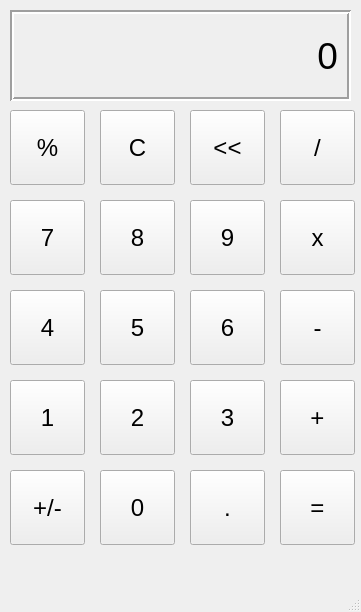
<?xml version="1.0" encoding="UTF-8"?>
<ui version="4.0">
 <class>MainWindow</class>
 <widget class="QMainWindow" name="MainWindow">
  <property name="geometry">
   <rect>
    <x>0</x>
    <y>0</y>
    <width>361</width>
    <height>612</height>
   </rect>
  </property>
  <property name="windowTitle">
   <string>Calculator</string>
  </property>
  <widget class="QWidget" name="centralwidget">
   <widget class="QLabel" name="outputlabel">
    <property name="geometry">
     <rect>
      <x>10</x>
      <y>10</y>
      <width>341</width>
      <height>91</height>
     </rect>
    </property>
    <property name="font">
     <font>
      <pointsize>28</pointsize>
     </font>
    </property>
    <property name="frameShape">
     <enum>QFrame::Box</enum>
    </property>
    <property name="frameShadow">
     <enum>QFrame::Sunken</enum>
    </property>
    <property name="lineWidth">
     <number>2</number>
    </property>
    <property name="text">
     <string>0</string>
    </property>
    <property name="alignment">
     <set>Qt::AlignRight|Qt::AlignTrailing|Qt::AlignVCenter</set>
    </property>
    <property name="margin">
     <number>10</number>
    </property>
   </widget>
   <widget class="QPushButton" name="percent_button">
    <property name="geometry">
     <rect>
      <x>10</x>
      <y>110</y>
      <width>75</width>
      <height>75</height>
     </rect>
    </property>
    <property name="font">
     <font>
      <pointsize>18</pointsize>
     </font>
    </property>
    <property name="text">
     <string>%</string>
    </property>
   </widget>
   <widget class="QPushButton" name="clear_button">
    <property name="geometry">
     <rect>
      <x>100</x>
      <y>110</y>
      <width>75</width>
      <height>75</height>
     </rect>
    </property>
    <property name="font">
     <font>
      <pointsize>18</pointsize>
     </font>
    </property>
    <property name="text">
     <string>C</string>
    </property>
   </widget>
   <widget class="QPushButton" name="arrow_button">
    <property name="geometry">
     <rect>
      <x>190</x>
      <y>110</y>
      <width>75</width>
      <height>75</height>
     </rect>
    </property>
    <property name="font">
     <font>
      <pointsize>18</pointsize>
     </font>
    </property>
    <property name="text">
     <string>&lt;&lt;</string>
    </property>
   </widget>
   <widget class="QPushButton" name="divide_button">
    <property name="geometry">
     <rect>
      <x>280</x>
      <y>110</y>
      <width>75</width>
      <height>75</height>
     </rect>
    </property>
    <property name="font">
     <font>
      <pointsize>18</pointsize>
     </font>
    </property>
    <property name="text">
     <string>/</string>
    </property>
   </widget>
   <widget class="QPushButton" name="nine_button">
    <property name="geometry">
     <rect>
      <x>190</x>
      <y>200</y>
      <width>75</width>
      <height>75</height>
     </rect>
    </property>
    <property name="font">
     <font>
      <pointsize>18</pointsize>
     </font>
    </property>
    <property name="text">
     <string>9</string>
    </property>
   </widget>
   <widget class="QPushButton" name="eight_button">
    <property name="geometry">
     <rect>
      <x>100</x>
      <y>200</y>
      <width>75</width>
      <height>75</height>
     </rect>
    </property>
    <property name="font">
     <font>
      <pointsize>18</pointsize>
     </font>
    </property>
    <property name="text">
     <string>8</string>
    </property>
   </widget>
   <widget class="QPushButton" name="seven_button">
    <property name="geometry">
     <rect>
      <x>10</x>
      <y>200</y>
      <width>75</width>
      <height>75</height>
     </rect>
    </property>
    <property name="font">
     <font>
      <pointsize>18</pointsize>
     </font>
    </property>
    <property name="layoutDirection">
     <enum>Qt::LeftToRight</enum>
    </property>
    <property name="text">
     <string>7</string>
    </property>
   </widget>
   <widget class="QPushButton" name="multiply_button">
    <property name="geometry">
     <rect>
      <x>280</x>
      <y>200</y>
      <width>75</width>
      <height>75</height>
     </rect>
    </property>
    <property name="font">
     <font>
      <pointsize>18</pointsize>
     </font>
    </property>
    <property name="text">
     <string>x</string>
    </property>
   </widget>
   <widget class="QPushButton" name="six_button">
    <property name="geometry">
     <rect>
      <x>190</x>
      <y>290</y>
      <width>75</width>
      <height>75</height>
     </rect>
    </property>
    <property name="font">
     <font>
      <pointsize>18</pointsize>
     </font>
    </property>
    <property name="text">
     <string>6</string>
    </property>
   </widget>
   <widget class="QPushButton" name="five_button">
    <property name="geometry">
     <rect>
      <x>100</x>
      <y>290</y>
      <width>75</width>
      <height>75</height>
     </rect>
    </property>
    <property name="font">
     <font>
      <pointsize>18</pointsize>
     </font>
    </property>
    <property name="text">
     <string>5</string>
    </property>
   </widget>
   <widget class="QPushButton" name="four_button">
    <property name="geometry">
     <rect>
      <x>10</x>
      <y>290</y>
      <width>75</width>
      <height>75</height>
     </rect>
    </property>
    <property name="font">
     <font>
      <pointsize>18</pointsize>
     </font>
    </property>
    <property name="text">
     <string>4</string>
    </property>
   </widget>
   <widget class="QPushButton" name="subtract_button">
    <property name="geometry">
     <rect>
      <x>280</x>
      <y>290</y>
      <width>75</width>
      <height>75</height>
     </rect>
    </property>
    <property name="font">
     <font>
      <pointsize>18</pointsize>
     </font>
    </property>
    <property name="text">
     <string>-</string>
    </property>
   </widget>
   <widget class="QPushButton" name="three_button">
    <property name="geometry">
     <rect>
      <x>190</x>
      <y>380</y>
      <width>75</width>
      <height>75</height>
     </rect>
    </property>
    <property name="font">
     <font>
      <pointsize>18</pointsize>
     </font>
    </property>
    <property name="text">
     <string>3</string>
    </property>
   </widget>
   <widget class="QPushButton" name="two_button">
    <property name="geometry">
     <rect>
      <x>100</x>
      <y>380</y>
      <width>75</width>
      <height>75</height>
     </rect>
    </property>
    <property name="font">
     <font>
      <pointsize>18</pointsize>
     </font>
    </property>
    <property name="text">
     <string>2</string>
    </property>
   </widget>
   <widget class="QPushButton" name="one_button">
    <property name="geometry">
     <rect>
      <x>10</x>
      <y>380</y>
      <width>75</width>
      <height>75</height>
     </rect>
    </property>
    <property name="font">
     <font>
      <pointsize>18</pointsize>
     </font>
    </property>
    <property name="text">
     <string>1</string>
    </property>
   </widget>
   <widget class="QPushButton" name="add_button">
    <property name="geometry">
     <rect>
      <x>280</x>
      <y>380</y>
      <width>75</width>
      <height>75</height>
     </rect>
    </property>
    <property name="font">
     <font>
      <pointsize>18</pointsize>
     </font>
    </property>
    <property name="text">
     <string>+</string>
    </property>
   </widget>
   <widget class="QPushButton" name="point_button">
    <property name="geometry">
     <rect>
      <x>190</x>
      <y>470</y>
      <width>75</width>
      <height>75</height>
     </rect>
    </property>
    <property name="font">
     <font>
      <pointsize>18</pointsize>
     </font>
    </property>
    <property name="text">
     <string>.</string>
    </property>
   </widget>
   <widget class="QPushButton" name="zero_button">
    <property name="geometry">
     <rect>
      <x>100</x>
      <y>470</y>
      <width>75</width>
      <height>75</height>
     </rect>
    </property>
    <property name="font">
     <font>
      <pointsize>18</pointsize>
     </font>
    </property>
    <property name="text">
     <string>0</string>
    </property>
   </widget>
   <widget class="QPushButton" name="sign_button">
    <property name="geometry">
     <rect>
      <x>10</x>
      <y>470</y>
      <width>75</width>
      <height>75</height>
     </rect>
    </property>
    <property name="font">
     <font>
      <pointsize>18</pointsize>
     </font>
    </property>
    <property name="text">
     <string>+/-</string>
    </property>
   </widget>
   <widget class="QPushButton" name="equal_button">
    <property name="geometry">
     <rect>
      <x>280</x>
      <y>470</y>
      <width>75</width>
      <height>75</height>
     </rect>
    </property>
    <property name="font">
     <font>
      <pointsize>18</pointsize>
     </font>
    </property>
    <property name="text">
     <string>=</string>
    </property>
   </widget>
  </widget>
  <widget class="QMenuBar" name="menubar">
   <property name="geometry">
    <rect>
     <x>0</x>
     <y>0</y>
     <width>361</width>
     <height>26</height>
    </rect>
   </property>
  </widget>
  <widget class="QStatusBar" name="statusbar"/>
 </widget>
 <resources/>
 <connections/>
</ui>
